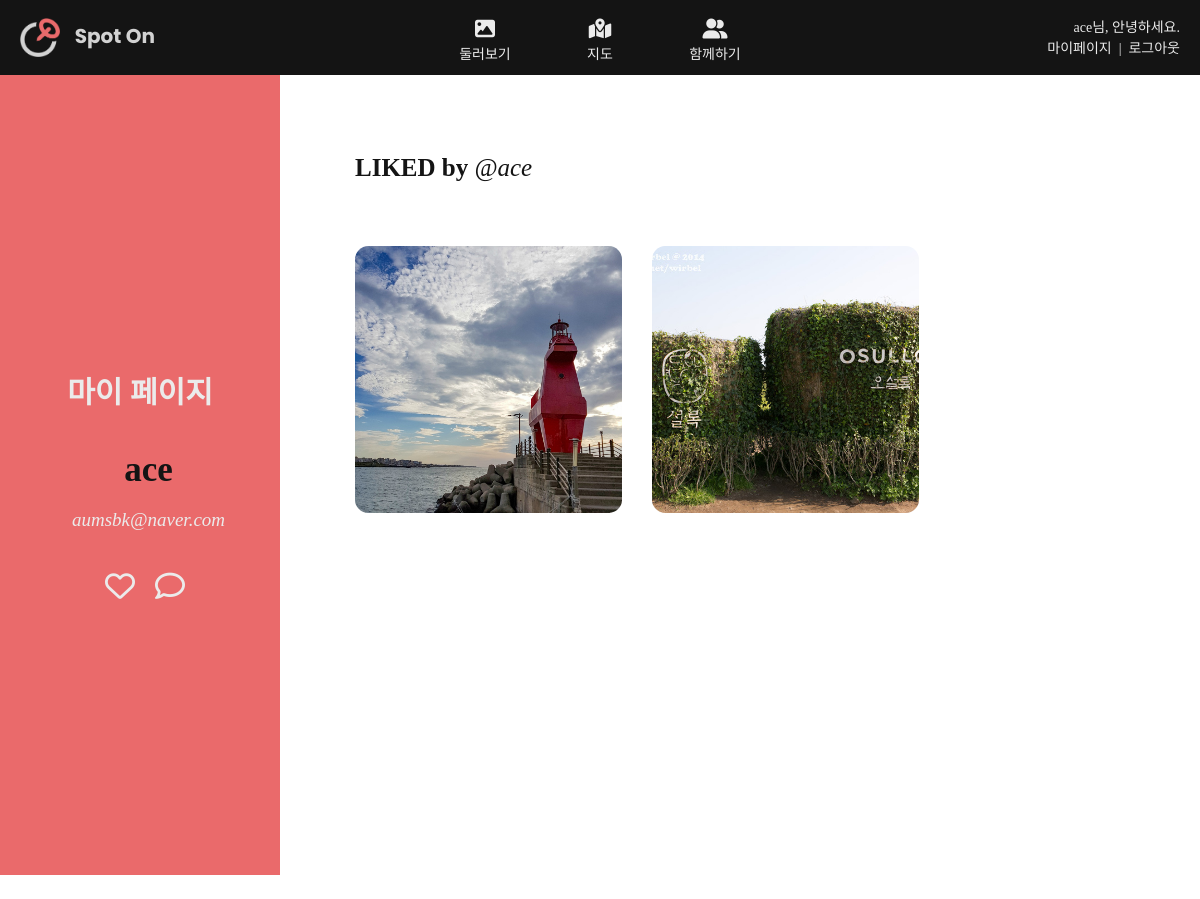
The page /accounts/mypage/ (signed in) on the database as committed earlier.
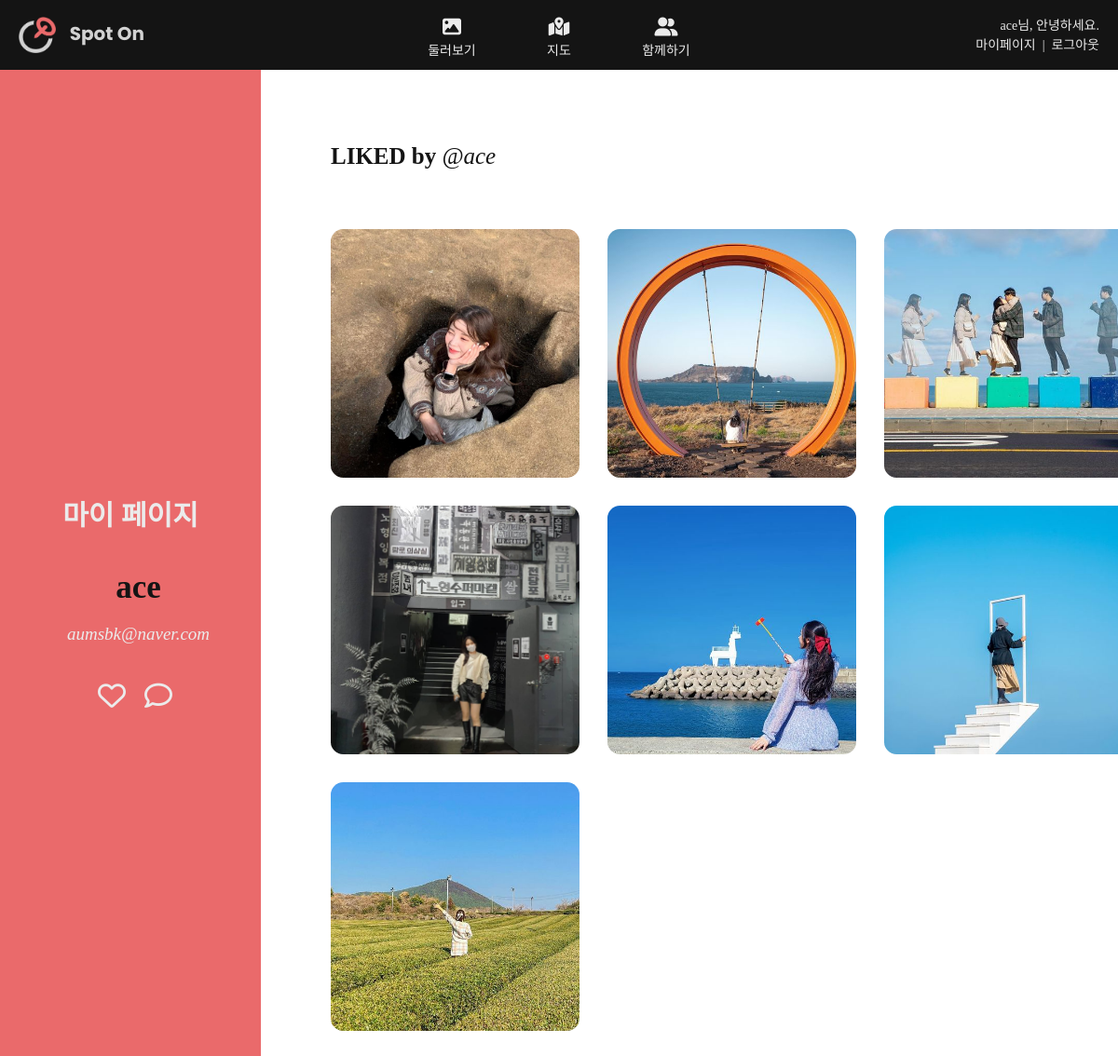
The same page on the database as committed later.
### travels/models.py (models this page shows, shortened)
class Travel(models.Model):
    title = models.CharField(max_length=100)
    location = models.CharField(max_length=50)
    region = models.CharField(max_length=100)
    address = models.CharField(max_length=200, null=True, default=1)
    short_content = models.CharField(max_length=50)
    long_content = models.CharField(max_length=100)
    hashtag = models.CharField(max_length=200, default=1)
    image = models.ImageField(upload_to='travels', null=True)
    image_second = models.ImageField(upload_to='travels', null=True)
    created_at = models.DateTimeField(auto_now_add=True)
    liked_users = models.ManyToManyField(User, related_name='liked_travels')
    latitude = models.FloatField(default=0.0)
    longitude = models.FloatField(default=0.0)

### accounts/views.py (the view)
# urls.py: path('mypage/', views.mypage, name='mypage'),
def mypage(request):
    profile = request.user.profile   # 로그인된 유저의 Profile 모델에 접근
    wishlists = request.user.liked_travels.all()  # 로그인된 유저가 좋아요를 누른 포토스팟 목록
    context = {
        'profile': profile,
        'wishlists': wishlists,
    }
    return render(request, 'accounts/mypage.html', context)

### accounts/templates/accounts/mypage.html (shortened to what this page needs)
{% extends 'base.html' %}
{% load static %}
{% block style %}
<link rel="stylesheet" href="{% static 'accounts/mypage_style.css' %}">
{% endblock %}
{% block content %}
<body id="mypage_container">
    <div class="user_navbar">
        <div class="mypage_header">마이 페이지</div><br>
        <ul class="user_links">
            <li class="user_info"><span class="user_name" >{{ profile.user }}</span></li>
            <li class="user_info"><span class="user_email" style="font-style: oblique;">{{ profile.email }}</span></li>
        </ul>
        <ul class="user_icons" style="display: flex; flex-direction: row;">
            <li class="user_link"><a href="#wishlists"><i class="far fa-heart" ></i></a></li>
            <li class="user_link"><a href="#comments"><i class="fa fa-comment-o" aria-hidden="true"></i></a></li>
        </ul>
    </div>
    <br>
    <div class="mypage_pages">
    <div id="wishlists" class="mypage_page" >
        <div class="wishlist_liked">LIKED by <span class="highlight" style="font-style: oblique;">@{{ profile.user }}</span></div><br>
        <div class="wishlist_spots">
            {% for wishlist in wishlists %}
            <div class="wishlist_box">
                <img src="{{ wishlist.image.url }}" alt="위시리스트 이미지" class="wishlist_image">
            </div>
            {% endfor %}
            {% endblock %}

Rows that differ between the two databases and show on the page:
no longer on this page (row edited): Travel: image (picture)
added Travel: image (picture)
added Travel: image (picture)
added Travel: image (picture)
added Travel: image (picture)
changed Travel (number 5 of 7 on the later page): image: a different picture
added Travel: image (picture)
added Travel: image (picture)
